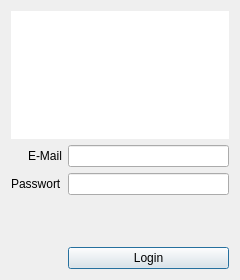
<?xml version="1.0" encoding="UTF-8"?>
<ui version="4.0">
 <class>LoginWindow</class>
 <widget class="QWidget" name="LoginWindow">
  <property name="geometry">
   <rect>
    <x>0</x>
    <y>0</y>
    <width>240</width>
    <height>280</height>
   </rect>
  </property>
  <property name="minimumSize">
   <size>
    <width>240</width>
    <height>280</height>
   </size>
  </property>
  <property name="maximumSize">
   <size>
    <width>240</width>
    <height>280</height>
   </size>
  </property>
  <property name="windowTitle">
   <string>Login</string>
  </property>
  <layout class="QVBoxLayout" name="verticalLayout">
   <item>
    <widget class="QGraphicsView" name="graphicsView">
     <property name="frameShape">
      <enum>QFrame::NoFrame</enum>
     </property>
     <property name="verticalScrollBarPolicy">
      <enum>Qt::ScrollBarAlwaysOff</enum>
     </property>
     <property name="horizontalScrollBarPolicy">
      <enum>Qt::ScrollBarAlwaysOff</enum>
     </property>
     <property name="backgroundBrush">
      <brush brushstyle="NoBrush">
       <color alpha="0">
        <red>0</red>
        <green>0</green>
        <blue>0</blue>
       </color>
      </brush>
     </property>
     <property name="foregroundBrush">
      <brush brushstyle="NoBrush">
       <color alpha="0">
        <red>0</red>
        <green>0</green>
        <blue>0</blue>
       </color>
      </brush>
     </property>
    </widget>
   </item>
   <item>
    <layout class="QFormLayout" name="formLayout">
     <property name="labelAlignment">
      <set>Qt::AlignRight|Qt::AlignTrailing|Qt::AlignVCenter</set>
     </property>
     <item row="0" column="0">
      <widget class="QLabel" name="emailLabel">
       <property name="text">
        <string>E-Mail</string>
       </property>
      </widget>
     </item>
     <item row="0" column="1">
      <widget class="QLineEdit" name="emailField"/>
     </item>
     <item row="1" column="0">
      <widget class="QLabel" name="passwordLabel">
       <property name="text">
        <string>Passwort</string>
       </property>
      </widget>
     </item>
     <item row="1" column="1">
      <widget class="QLineEdit" name="passwordField">
       <property name="echoMode">
        <enum>QLineEdit::Password</enum>
       </property>
      </widget>
     </item>
     <item row="2" column="1">
      <widget class="QLabel" name="errorLabel">
       <property name="enabled">
        <bool>true</bool>
       </property>
       <property name="minimumSize">
        <size>
         <width>0</width>
         <height>40</height>
        </size>
       </property>
       <property name="maximumSize">
        <size>
         <width>16777215</width>
         <height>40</height>
        </size>
       </property>
       <property name="autoFillBackground">
        <bool>false</bool>
       </property>
       <property name="frameShape">
        <enum>QFrame::NoFrame</enum>
       </property>
       <property name="text">
        <string/>
       </property>
       <property name="alignment">
        <set>Qt::AlignLeading|Qt::AlignLeft|Qt::AlignTop</set>
       </property>
       <property name="wordWrap">
        <bool>true</bool>
       </property>
      </widget>
     </item>
     <item row="3" column="1">
      <widget class="QPushButton" name="loginButton">
       <property name="text">
        <string>Login</string>
       </property>
       <property name="icon">
        <iconset>
         <normaloff>resources/login.png</normaloff>resources/login.png</iconset>
       </property>
       <property name="autoDefault">
        <bool>true</bool>
       </property>
       <property name="default">
        <bool>true</bool>
       </property>
      </widget>
     </item>
    </layout>
   </item>
  </layout>
 </widget>
 <resources/>
 <connections/>
</ui>
